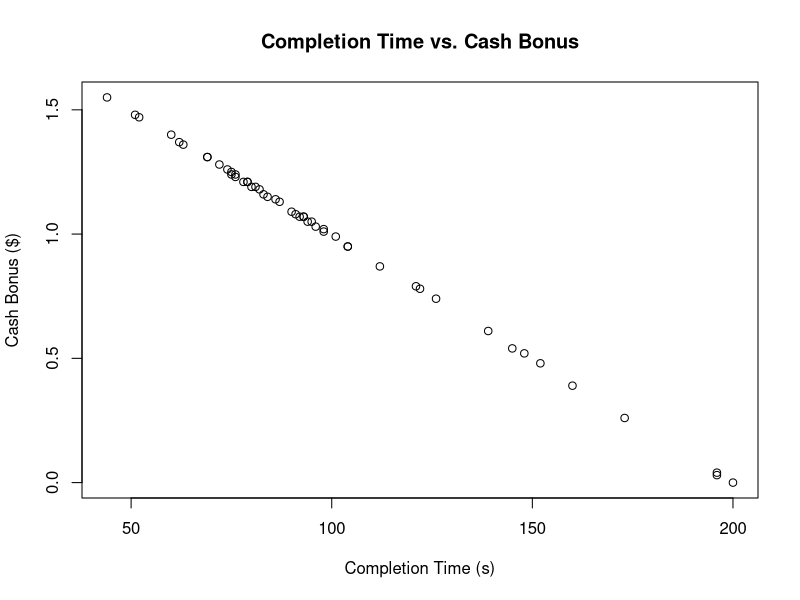
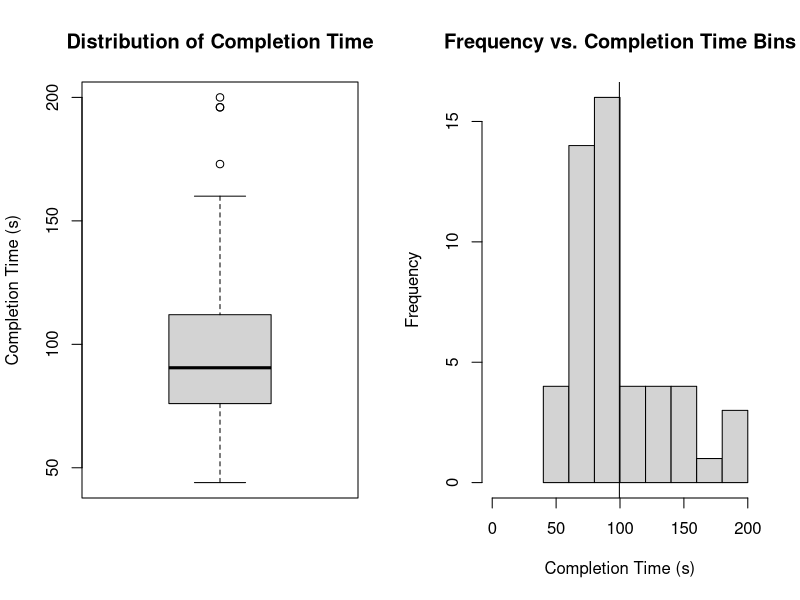
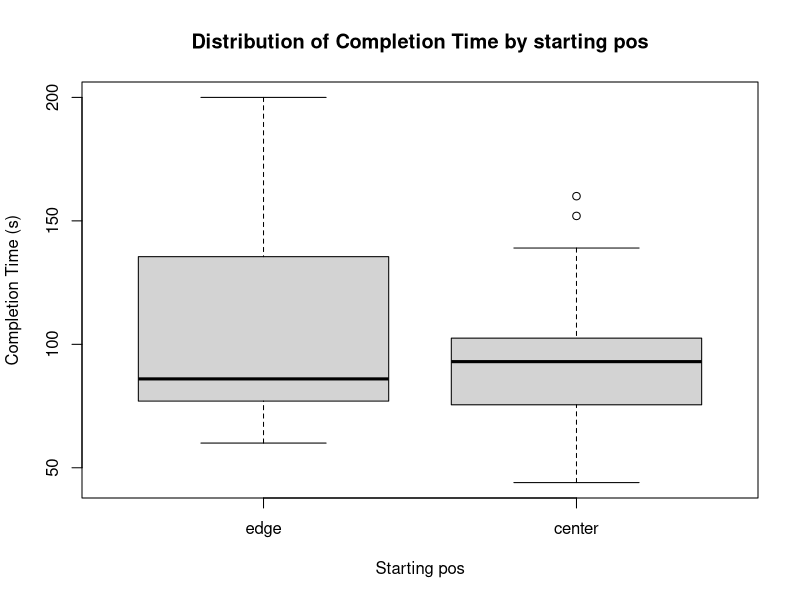
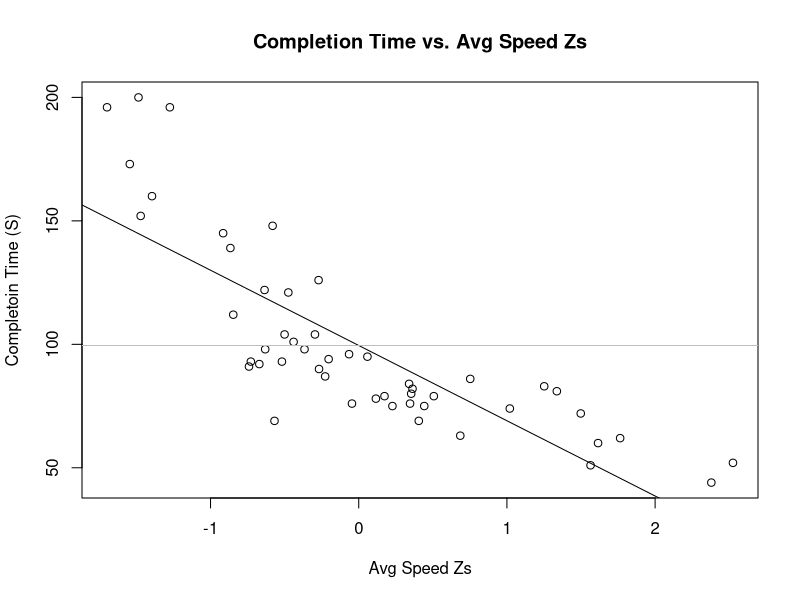
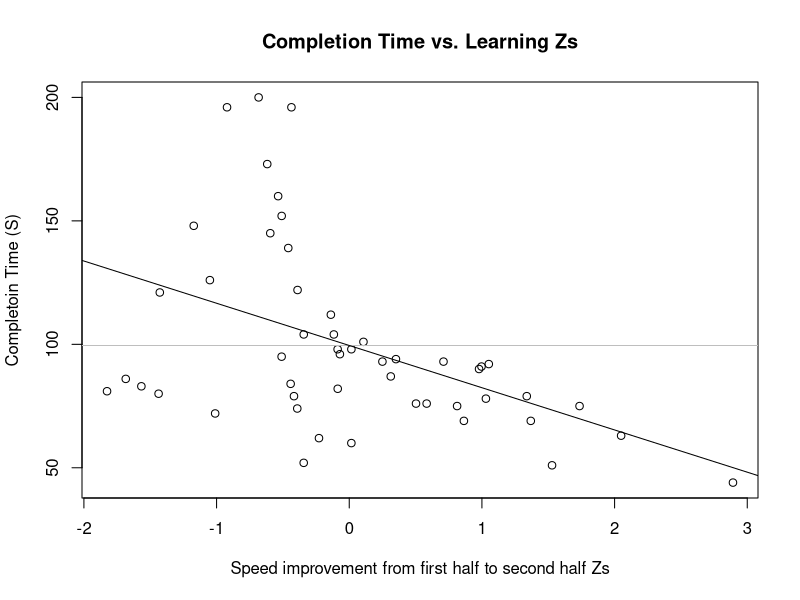
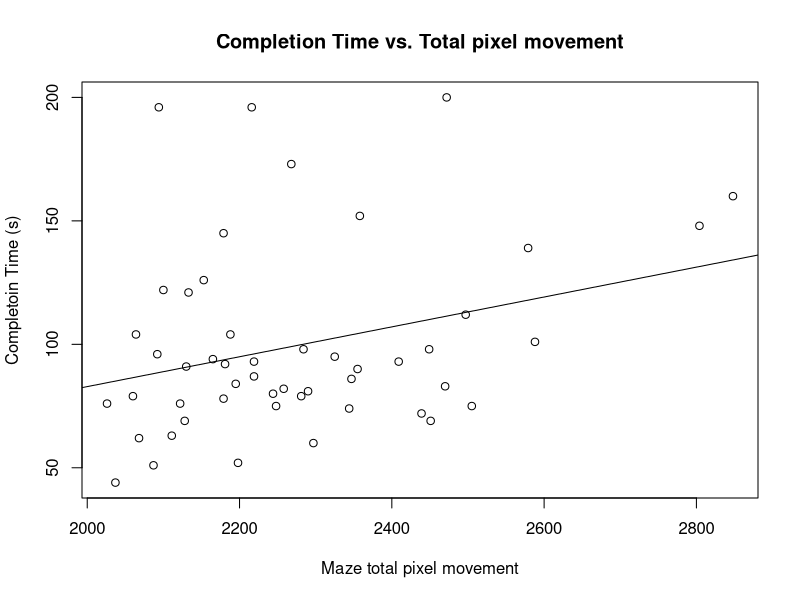
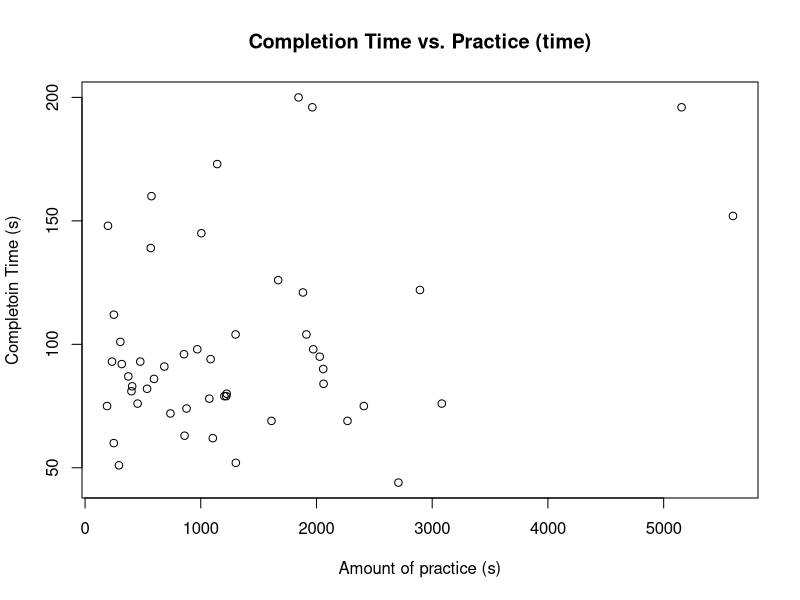
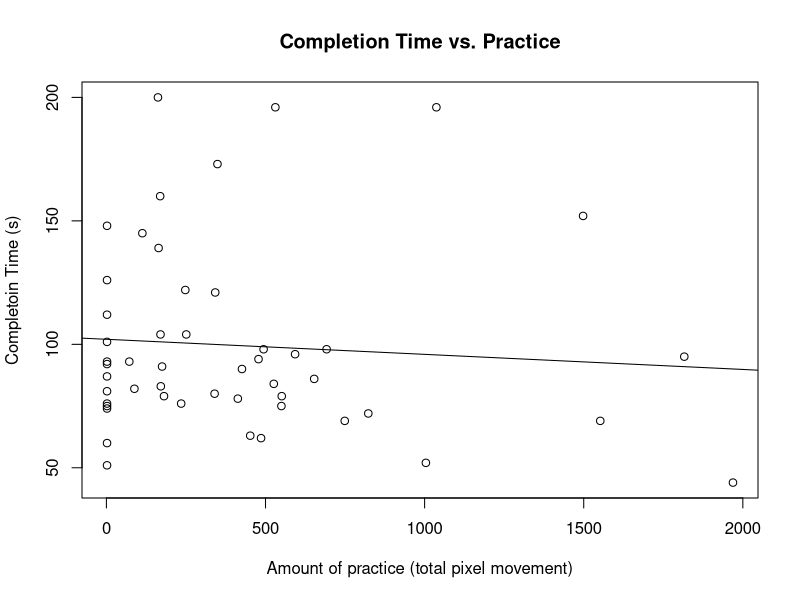

The R source for these figures, in order: (Note: this script raises an error after producing the figures.)
## ---- chunk 1
masterData <- read.csv("v2_mover_date_master.csv")

#**********************************
#Create Derived Metrics
#**********************************

#Improvement Index
masterData$first_half_sec_half_improvement <- 
  masterData$second_halv_avg_speed - masterData$first_half_avg_speed


#**********************************
#Initialize Z Score Values
#**********************************

#Completion Time Z scores
masterData$completion_time_z <- 
  (masterData$completion_time - mean(masterData$completion_time)) / sd(masterData$completion_time)

#Total Avg Speed Z scores
masterData$total_avg_speed_z <- 
  (masterData$total_avg_speed - mean(masterData$total_avg_speed)) /sd(masterData$total_avg_speed)

#Improvement Z scores
masterData$first_half_sec_half_improvement_z <-
(masterData$first_half_sec_half_improvement -
mean(masterData$first_half_sec_half_improvement))/sd(masterData$first_half_sec_half_improvement)

## ---- chunk 2
#Let's see if completoin time predicts bonus..
plot(x=masterData$completion_time, y = masterData$cash_bonus, ylab = "Cash Bonus ($)",
     main = "Completion Time vs. Cash Bonus", xlab = "Completion Time (s)")
## ---- chunk 3
cor(masterData$completion_time, masterData$cash_bonus)
## ---- chunk 4
par(mfrow = c(1,2))
boxplot(masterData$completion_time, main = "Distribution of Completion Time",
        ylab = "Completion Time (s)")
hist(masterData$completion_time, main = "Frequency vs. Completion Time Bins",
     xlim=c(0,200), xlab = "Completion Time (s)")
abline(v=mean(masterData$completion_time))
par(mfrow = c(1,1))
## ---- chunk 5
sd(masterData$completion_time)
summary(masterData$total_avg_speed * 100)
## ---- chunk 6
#Graph it
boxplot(masterData$completion_time ~ masterData$start_from_center, xlab = "Starting pos",
        main = "Distribution of Completion Time by starting pos",
        names = c("edge", "center"), ylab = "Completion Time (s)")
## ---- chunk 7
#Take difference of means
mean(subset(masterData, start_from_center)$completion_time) - mean(subset(masterData, !start_from_center)$completion_time)
## ---- chunk 8
#Take the difference of means via a ttest

t.test(masterData$completion_time ~ masterData$start_from_center)$p.value
## ---- chunk 9
#Plot out completoin time vs. speed (z)
plot(completion_time ~ total_avg_speed_z, data = masterData,
main = "Completion Time vs. Avg Speed Zs", ylab = "Completoin Time (S)",
xlab = "Avg Speed Zs")
regression <- lm(completion_time ~ total_avg_speed_z, data = masterData)
abline(regression)
abline(h = mean(masterData$completion_time), col = "grey")
## ---- chunk 10
coef(regression)
## ---- chunk 11
summary(regression)$r.squared
## ---- chunk 12
#Learning vs. completion time
plot(completion_time ~ first_half_sec_half_improvement_z, data = masterData,
main = "Completion Time vs. Learning Zs", ylab = "Completoin Time (S)",
xlab = "Speed improvement from first half to second half Zs")
regression <- lm(completion_time ~ first_half_sec_half_improvement_z,
data = masterData)
abline(h = mean(masterData$completion_time), col = "gray")
abline(regression)
## ---- chunk 13
coef(regression)
## ---- chunk 14
summary(regression)$r.squared
## ---- chunk 15
#Does total pixel movement (i.e. efficiency) predict maze performance?
plot(completion_time ~ maze_total_pixel_movement, data = masterData,
main = "Completion Time vs. Total pixel movement", ylab = "Completoin Time (s)",
xlab = "Maze total pixel movement")
regression <- lm(completion_time ~ maze_total_pixel_movement, data = masterData)
abline(regression)
## ---- chunk 16
coef(regression)
## ---- chunk 17
summary(regression)$r.squared
## ---- chunk 18
#Does total practice (seconds) predict maze performance?
plot(completion_time ~ practice_time, data = masterData,
main = "Completion Time vs. Practice (time)", ylab = "Completoin Time (s)",
xlab = "Amount of practice (s)")
regression <- lm(completion_time ~ practice_time, data = masterData)
## ---- chunk 19
coef(regression)
## ---- chunk 20
summary(regression)$r.squared
## ---- chunk 21
#Look at total pixel movement
plot(completion_time ~ practice_total_pixel_movement, data = masterData,
main = "Completion Time vs. Practice", ylab = "Completoin Time (s)",
xlab = "Amount of practice (total pixel movement)")
regression <- lm(completion_time ~ practice_total_pixel_movement, data = masterData)
abline(regression)
## ---- chunk 22
coef(regression)
## ---- chunk 23
summary(regression)$r.squared
## ---- chunk 24
multi_var_regr <- lm(completion_time ~ total_avg_speed_z +
first_half_sec_half_improvement_z +
total_reset_count + maze_total_pixel_movement, data = masterData)
summary(multi_var_regr)
## ---- chunk 25

# "Compared to most people, how skilled do you think you are?"
masterData$self_skill_avg_q <- NA
masterData$self_skill_avg_q[masterData$self_skill_avg == "I am less skilled than most people"] <- -1
masterData$self_skill_avg_q[masterData$self_skill_avg == "I am about as skilled as most people"] <- 0
masterData$self_skill_avg_q[masterData$self_skill_avg == "I am more skilled than most people"] <- 1

# "Compared to MOST PEOPLE, how skilled do you think your partner is?"
masterData$partner_skill_avg_q <- NA
masterData$partner_skill_avg_q[masterData$partner_skill_avg == "They are less skilled than most people"] <- -1
masterData$partner_skill_avg_q[masterData$partner_skill_avg == "They are about as skilled as most people"] <- 0
masterData$partner_skill_avg_q[masterData$partner_skill_avg == "They are more skilled than most people"] <- 1

# "Compared to YOU, how skilled do you think your partner is?
masterData$partner_skill_you_q <- NA
masterData$partner_skill_you_q[masterData$partner_skill_you == "They are less skilled than me"] <- -1
masterData$partner_skill_you_q[masterData$partner_skill_you == "They are about as skilled as me"] <- 0
masterData$partner_skill_you_q[masterData$partner_skill_you == "They are more skilled than me"] <- 1


# "How often were you thinking about switching?"
masterData$switch_thinking_q <- NA
masterData$switch_thinking_q[masterData$switch_thinking == "Never"] <- 0
masterData$switch_thinking_q[masterData$switch_thinking == "Some of the time"] <- 1
masterData$switch_thinking_q[masterData$switch_thinking == "About half the time"] <- 2
masterData$switch_thinking_q[masterData$switch_thinking == "Most of the time"] <- 3
masterData$switch_thinking_q[masterData$switch_thinking == "The entire time"] <- 4

#Assign them to a catagory based on skill
masterData$skill_catagory <- NA
masterData$skill_catagory[masterData$completion_time_z <= -2] <- "ERROR" #IMPOSSIBLE to get a score this good!
masterData$skill_catagory[masterData$completion_time_z <= -1 & masterData$completion_time_z > -2] <- "-2_SD"
masterData$skill_catagory[masterData$completion_time_z <= 0 & masterData$completion_time_z > -1] <- "-1_SD"
masterData$skill_catagory[masterData$completion_time_z > 0 & masterData$completion_time_z < 1] <- "1_SD"
masterData$skill_catagory[masterData$completion_time_z >= 1 & masterData$completion_time_z < 2] <- "2_SD"
masterData$skill_catagory[masterData$completion_time_z >= 2] <- "3_SD"


#better_on_own: How much better would you be on your own (METRIC)? Absolute vs. present
masterData$better_on_own_seconds <- NA
masterData$better_on_own_percent <- NA
masterData$better_on_own_seconds <- masterData$perf_self_solo - masterData$completion_time
masterData$better_on_own_percent <- 
  round((1 - masterData$perf_self_solo/masterData$completion_time) * 100, 2)


#better_on_own: How much better would you be on your own (METRIC)? Absolute vs. present

masterData$myself_average_comparison_seconds <- NA
masterData$myself_average_comparison_percent <- NA
masterData$myself_average_comparison_seconds <- masterData$perf_avg_pair - masterData$completion_time
masterData$myself_average_comparison_percent <- round(( masterData$perf_avg_pair/masterData$completion_time - 1) * 100, 2)
## ---- chunk 26
par(mfrow = c(1,2))

#Should you ahve switched? Yes or no.
barplot(prop.table(table(masterData$switch_goodbad)), ylab = "% of respondents",
xlab = "Should you have switched?", names.arg = c("No", "Yes"),
main = "Should you have switched?")

switched_on_perf_self_report <- prop.table(table(masterData$noswitch_impact))
#Should you have switched? Effects of switchign on performance
barplot(switched_on_perf_self_report, ylab = "% of respondents",
xlab = "Affect of not switching on performance", main = "How'd not switch affect performance?")

# Assign them to a catagory based on their skill level
masterData$skill_catagory <- NA

par(mfrow = c(1,1))
## ---- chunk 27
# proportion of people who claimed that not switching hurt, helped, or had no affect on performance
ns_hurt <- sum(switched_on_perf_self_report[0:5])
ns_zero <- switched_on_perf_self_report[6]
ns_helped <- sum(switched_on_perf_self_report[7:11])

paste(ns_hurt, ns_zero, ns_helped, sep = ", ") #Values pasted togehter so they take up one line
## ---- chunk 28
plot(as.factor(masterData$switch_goodbad), x= jitter(masterData$noswitch_impact), 
     xlab = "Affect of switching in performance", ylab="Should you have switched (y/n)",
     main = "Affect of switch performance predict binary view of switch?")
## ---- chunk 29
# How good are you at judging your own performance?
par(mfrow = c(1,2))
plot(y = masterData$completion_time, x = masterData$self_skill_avg, 
     main = "Skill level self vs. Avg",
     names = c("same", "less", "more"),
     ylab = "Completion time (s)", xlab = "Your skill lvl vs. Avg Joe's")
barplot(table(masterData$self_skill_avg), names = c("same", "less", "more"),
        main = "Skill level self vs. Avg Hist", ylab = "# of responses",
        xlab = "Your skill lvl vs. Avg Joe's")
par(mfrow = c(1,1))
## ---- chunk 30
# How do you judge partner's performance RELATIVE TO YOURSELF?
par(mfrow = c(1,2))
plot(y = masterData$completion_time, x = masterData$partner_skill_you, 
     main = "Partner Skill Lvl You vs. CTs", xlab = "Partner Skill Lvl vs. You",
     names = c("equal", "less", "more"), ylab = "Completion time (s)")
barplot(table(masterData$partner_skill_you), names = c("equal", "less", "more"),
        main = "Partner Skill Lvl Hist", ylab = "# of responses",
        xlab = "Partner Skill Lvl vs. You")
par(mfrow = c(1,1))
## ---- chunk 31
plot(x = masterData$self_skill_avg_q, y = jitter(masterData$partner_skill_you_q), xlab = "Your performance Perception (-1 = less, 0 = same, 1 = more)", ylab = "Partner Performance vs. You", main = "Partner's skill lvl perc. vs. your skill lvl perception")
## ---- chunk 32
# How do you judge partner's performance RELATIVE TO THE AVERAGE JOE'S?
par(mfrow = c(1,2))
plot(y = masterData$completion_time, x = masterData$partner_skill_avg, 
     main = "Partner Skill Lvl Avg vs. CTs", xlab = "Partner Skill Lvl vs. Avg Joe's",
     names = c("equal", "less", "more"), ylab = "Completion time (s)")
barplot(table(masterData$partner_skill_avg), names = c("equal", "less", "more"),
        main = "Partner Skill Lvl Hist", ylab = "# of responses",
        xlab = "Partner Skill Lvl vs. Avg Joe's")
par(mfrow = c(1,1))
## ---- chunk 33
par(mfrow = c(1,2))
hist(masterData$myself_average_comparison_seconds, breaks = 200, xlim = c(-50,50), xlab = "Avg_Joe - my_perf", main = "Hist")
abline(v = mean(masterData$myself_average_comparison_seconds), col = "red")
boxplot(masterData$myself_average_comparison_seconds, ylim = c(-50,50), main = "Dist")
par(mfrow = c(1,1))

#REMEMBER: negative numbers indicate that the partner thinks that the average joe did WORSE than them; positive numbers indicate that the average Joe did BETTER than them
## ---- chunk 34
summary(masterData$myself_average_comparison_seconds)
## ---- chunk 35
par(mfrow = c(1,2))
hist(masterData$myself_average_comparison_percent, breaks = 200, xlim = c(-50,50), xlab = "avg_joe_perf/my_performance - 1 (%)", main = "Hist of Avg Joe % change")
abline(v = mean(masterData$myself_average_comparison_percent), col = "red")
boxplot(masterData$myself_average_comparison_percent, ylim = c(-50,50), main = "Dist of Avg Joe (%) change", ylab = "avg_joe/my_perf - 1 (%)")
par(mfrow = c(1,1))

#Remember: positive percents indicate that the average Joe would ADD x % to someone's time; negative numbers indicat ethe average Joe would take away x% from someone's time.
## ---- chunk 36
summary(masterData$myself_average_comparison_percent)
## ---- chunk 37
plot(y = masterData$myself_average_comparison_percent, x = masterData$self_skill_avg, ylim = c(-60,50), xaxt = "n",  main = "Average Joe's % increase (+) or decrease (-) to mover performance", xlab = "Your perc compared to Average Joe")
axis(side = 1, at=1:3, labels = c("Equal", "Less", "More"))
## ---- chunk 38
#Tell me more about the distribution for those who are 'equal' to the average Joe
summary(subset(masterData, masterData$self_skill_avg_q == 0)$myself_average_comparison_percent)
## ---- chunk 39
par(mfrow = c(1,2))
barplot(table(masterData$switch_thinking_q), ylab = "Freq", main = "Partner Thinking",
        names.arg = c("None", "Some", "Half", "Most", "Entire"))
boxplot(masterData$switch_thinking_q, ylab = "How often do you think of partner", 
        main = "Partner Thinking Distribution")
par(mfrow = c(1,1))
## ---- chunk 40
par(mfrow = c(1,2))

#How does thinking about partner affect TRUE performance?
plot(y = masterData$completion_time, x = masterData$switch_thinking_q, ylab = "Completion Time Z", xlab = "How often do you think of your partner?", main = "True Performance vs. Thinking")
regression_1 <- lm(completion_time ~ switch_thinking_q, data = masterData)
abline(regression_1)

#How does thinking about partner affect PERCEIVED performance?
plot(y = jitter(masterData$self_skill_avg_q), x = masterData$switch_thinking_q, ylab = "Your performance perception", xlab = "How often do you think of your partner?", main = "Perceived performance vs. Thinking")
regression_2 <- lm(self_skill_avg_q ~ switch_thinking_q, data = masterData)
abline(regression_2)

par(mfrow = c(1,2))

## ---- chunk 41
#Summarize true performance regression
summary(regression_1)
## ---- chunk 42
#Summarize true performance regression
summary(regression_2)
## ---- chunk 43
#How much was your performance hurt by your partner watching?

par(mfrow = c(1,2))
barplot(table(masterData$better_on_own_percent), xlab = "How much QUICKER woudld would you do the maze (percent)")
boxplot(masterData$better_on_own_percent, ylab = "How much quicker (percent) would you be at the maze?")
par(mfrow = c(1,1))
## ---- chunk 44
#Overall, how do people feel about the spectater?
par(mfrow = c(1,2))
barplot(table(masterData$Partner_Likeability), main = "Partner Likeability",
        ylab = "Freq", xlab = "Likeability (1 = dislike; 7 = like)")
boxplot(masterData$Partner_Likeability, main = "Parnter Likeability",
        ylab = "Likeability (1 = dislike; 7 = like)")
par(mfrow = c(1,1))
## ---- chunk 45
plot(masterData$Partner_Likeability ~ masterData$self_skill_avg, xaxt = "n", ylab = "Partner Likeability", xlab = "Your skill lvl vs. average Joe's perception", main = "Likeability vs. percieved skill")
axis(side = 1, at=1:3, labels = c("Equal", "Less", "More"))
## ---- chunk 46
plot(masterData$Partner_Likeability ~ masterData$completion_time, ylab = "Partner Likeability", xlab = "Completion Time (s)", main = "Likeability vs. Completion_time")
regression <- lm(masterData$Partner_Likeability ~ masterData$completion_time)
abline(regression, col="red")
## ---- chunk 47
summary(regression)
